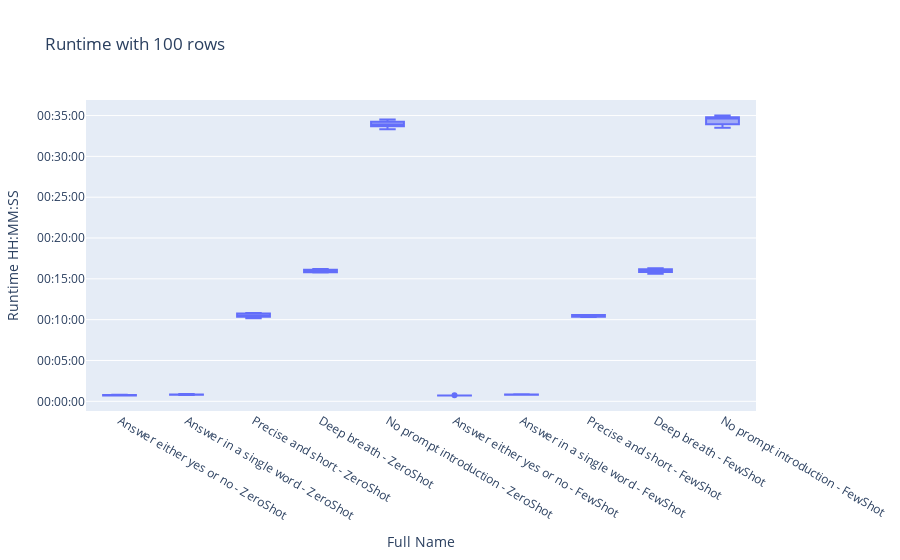
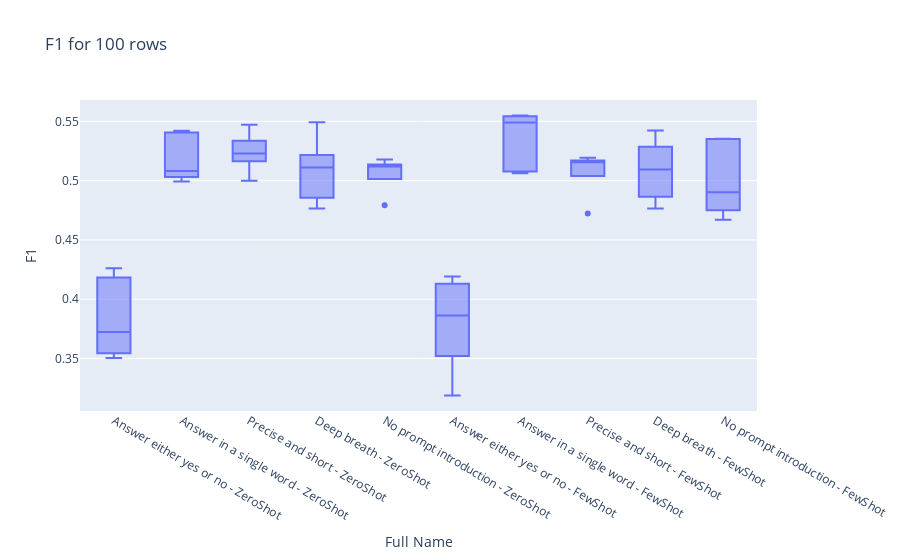

Notebook source saved alongside these figures, in order:
### Markdown cell above
## Different prompts

This experiment tests the performance of the model when detecting errors with different prompts.

### Code cell
ERRORDETECTION_PROMPTS["Runtime HH:MM:SS"] = ERRORDETECTION_PROMPTS["Runtime"].apply(
    lambda x: f"1970-01-01 {x}"
)
ERRORDETECTION_PROMPTS["Full Name"] = (
    ERRORDETECTION_PROMPTS["Name"]
    + " - "
    + ERRORDETECTION_PROMPTS["Namespace"].apply(lambda x: x.split(".")[1])
)
n_rows = ERRORDETECTION_PROMPTS["Number of Rows"][0]

prompts_df = ERRORDETECTION_PROMPTS[["Name", "Prompt"]].drop_duplicates()
for index in prompts_df.index:
    print("Name:  ", prompts_df["Name"][index])
    print("Prompt:", prompts_df["Prompt"][index])
    print("-------------")

fig = px.box(
    ERRORDETECTION_PROMPTS,
    y="Runtime HH:MM:SS",
    x="Full Name",
    title=f"Runtime with {n_rows} rows",
)
fig.update_yaxes(tickformat="%H:%M:%S")
fig.show()
fig = px.box(
    ERRORDETECTION_PROMPTS, y="F1", x="Full Name", title=f"F1 for {n_rows} rows"
)
fig.show()

### Figure 1 — Plotly figure (JSON) as saved in the notebook; plotly's stock layout.template omitted (floating-point values rounded to 4 significant figures)
{"data": [{"alignmentgroup": "True", "hovertemplate": "Full Name=%{x}<br>Runtime HH:MM:SS=%{y}<extra></extra>", "legendgroup": "", "marker": {"color": "#636efa"}, "name": "", "notched": false, "offsetgroup": "", "orientation": "v", "showlegend": false, "type": "box", "x": ["Answer either yes or no - ZeroShot", "Answer in a single word - ZeroShot", "Precise and short - ZeroShot", "Deep breath - ZeroShot", "No prompt introduction - ZeroShot", "Answer either yes or no - ZeroShot", "Answer in a single word - ZeroShot", "Precise and short - ZeroShot", "Deep breath - ZeroShot", "No prompt introduction - ZeroShot", "Answer either yes or no - ZeroShot", "Answer in a single word - ZeroShot", "Precise and short - ZeroShot", "Deep breath - ZeroShot", "No prompt introduction - ZeroShot", "Answer either yes or no - ZeroShot", "Answer in a single word - ZeroShot", "Precise and short - ZeroShot", "Deep breath - ZeroShot", "No prompt introduction - ZeroShot", "Answer either yes or no - ZeroShot", "Answer in a single word - ZeroShot", "Precise and short - ZeroShot", "Deep breath - ZeroShot", "No prompt introduction - ZeroShot", "Answer either yes or no - FewShot", "Answer in a single word - FewShot", "Precise and short - FewShot", "Deep breath - FewShot", "No prompt introduction - FewShot", "Answer either yes or no - FewShot", "Answer in a single word - FewShot", "Precise and short - FewShot", "Deep breath - FewShot", "No prompt introduction - FewShot", "Answer either yes or no - FewShot", "Answer in a single word - FewShot", "Precise and short - FewShot", "Deep breath - FewShot", "No prompt introduction - FewShot", "Answer either yes or no - FewShot", "Answer in a single word - FewShot", "Precise and short - FewShot", "Deep breath - FewShot", "No prompt introduction - FewShot", "Answer either yes or no - FewShot", "Answer in a single word - FewShot", "Precise and short - FewShot", "Deep breath - FewShot", "No prompt introduction - FewShot"], "x0": " ", "xaxis": "x", "y": ["1970-01-01 00:00:48", "1970-01-01 00:00:48", "1970-01-01 00:10:27", "1970-01-01 00:16:12", "1970-01-01 00:34:08", "1970-01-01 00:00:43", "1970-01-01 00:00:49", "1970-01-01 00:10:24", "1970-01-01 00:15:46", "1970-01-01 00:33:19", "1970-01-01 00:00:46", "1970-01-01 00:00:48", "1970-01-01 00:10:43", "1970-01-01 00:16:01", "1970-01-01 00:33:55", "1970-01-01 00:00:43", "1970-01-01 00:00:47", "1970-01-01 00:10:11", "1970-01-01 00:15:50", "1970-01-01 00:34:31", "1970-01-01 00:00:46", "1970-01-01 00:00:53", "1970-01-01 00:10:49", "1970-01-01 00:16:04", "1970-01-01 00:33:50", "1970-01-01 00:00:43", "1970-01-01 00:00:49", "1970-01-01 00:10:35", "1970-01-01 00:16:09", "1970-01-01 00:34:43", "1970-01-01 00:00:43", "1970-01-01 00:00:48", "1970-01-01 00:10:34", "1970-01-01 00:16:01", "1970-01-01 00:35:00", "1970-01-01 00:00:44", "1970-01-01 00:00:52", "1970-01-01 00:10:28", "1970-01-01 00:16:17", "1970-01-01 00:34:38", "1970-01-01 00:00:43", "1970-01-01 00:00:48", "1970-01-01 00:10:22", "1970-01-01 00:15:54", "1970-01-01 00:33:30", "1970-01-01 00:00:43", "1970-01-01 00:00:48", "1970-01-01 00:10:20", "1970-01-01 00:15:37", "1970-01-01 00:34:05"], "y0": " ", "yaxis": "y"}], "layout": {"boxmode": "group", "legend": {"tracegroupgap": 0}, "title": {"text": "Runtime with 100 rows"}, "xaxis": {"anchor": "y", "domain": [0, 1], "title": {"text": "Full Name"}}, "yaxis": {"anchor": "x", "domain": [0, 1], "tickformat": "%H:%M:%S", "title": {"text": "Runtime HH:MM:SS"}}}}

### Figure 2 — Plotly figure (JSON) as saved in the notebook; plotly's stock layout.template omitted (floating-point values rounded to 4 significant figures)
{"data": [{"alignmentgroup": "True", "hovertemplate": "Full Name=%{x}<br>F1=%{y}<extra></extra>", "legendgroup": "", "marker": {"color": "#636efa"}, "name": "", "notched": false, "offsetgroup": "", "orientation": "v", "showlegend": false, "type": "box", "x": ["Answer either yes or no - ZeroShot", "Answer in a single word - ZeroShot", "Precise and short - ZeroShot", "Deep breath - ZeroShot", "No prompt introduction - ZeroShot", "Answer either yes or no - ZeroShot", "Answer in a single word - ZeroShot", "Precise and short - ZeroShot", "Deep breath - ZeroShot", "No prompt introduction - ZeroShot", "Answer either yes or no - ZeroShot", "Answer in a single word - ZeroShot", "Precise and short - ZeroShot", "Deep breath - ZeroShot", "No prompt introduction - ZeroShot", "Answer either yes or no - ZeroShot", "Answer in a single word - ZeroShot", "Precise and short - ZeroShot", "Deep breath - ZeroShot", "No prompt introduction - ZeroShot", "Answer either yes or no - ZeroShot", "Answer in a single word - ZeroShot", "Precise and short - ZeroShot", "Deep breath - ZeroShot", "No prompt introduction - ZeroShot", "Answer either yes or no - FewShot", "Answer in a single word - FewShot", "Precise and short - FewShot", "Deep breath - FewShot", "No prompt introduction - FewShot", "Answer either yes or no - FewShot", "Answer in a single word - FewShot", "Precise and short - FewShot", "Deep breath - FewShot", "No prompt introduction - FewShot", "Answer either yes or no - FewShot", "Answer in a single word - FewShot", "Precise and short - FewShot", "Deep breath - FewShot", "No prompt introduction - FewShot", "Answer either yes or no - FewShot", "Answer in a single word - FewShot", "Precise and short - FewShot", "Deep breath - FewShot", "No prompt introduction - FewShot", "Answer either yes or no - FewShot", "Answer in a single word - FewShot", "Precise and short - FewShot", "Deep breath - FewShot", "No prompt introduction - FewShot"], "x0": " ", "xaxis": "x", "y": [0.3725, 0.5081, 0.5218, 0.5112, 0.5121, 0.3559, 0.4994, 0.529, 0.5124, 0.4792, 0.4158, 0.5421, 0.5229, 0.5492, 0.5179, 0.4262, 0.5044, 0.5472, 0.4764, 0.5087, 0.3505, 0.5401, 0.5, 0.4886, 0.5119, 0.3632, 0.549, 0.5194, 0.4764, 0.4903, 0.3863, 0.5542, 0.5144, 0.5423, 0.5349, 0.411, 0.5081, 0.4723, 0.5094, 0.5353, 0.3189, 0.5062, 0.5161, 0.4898, 0.4778, 0.4193, 0.5549, 0.5156, 0.5241, 0.467], "y0": " ", "yaxis": "y"}], "layout": {"boxmode": "group", "legend": {"tracegroupgap": 0}, "title": {"text": "F1 for 100 rows"}, "xaxis": {"anchor": "y", "domain": [0, 1], "title": {"text": "Full Name"}}, "yaxis": {"anchor": "x", "domain": [0, 1], "title": {"text": "F1"}}}}
